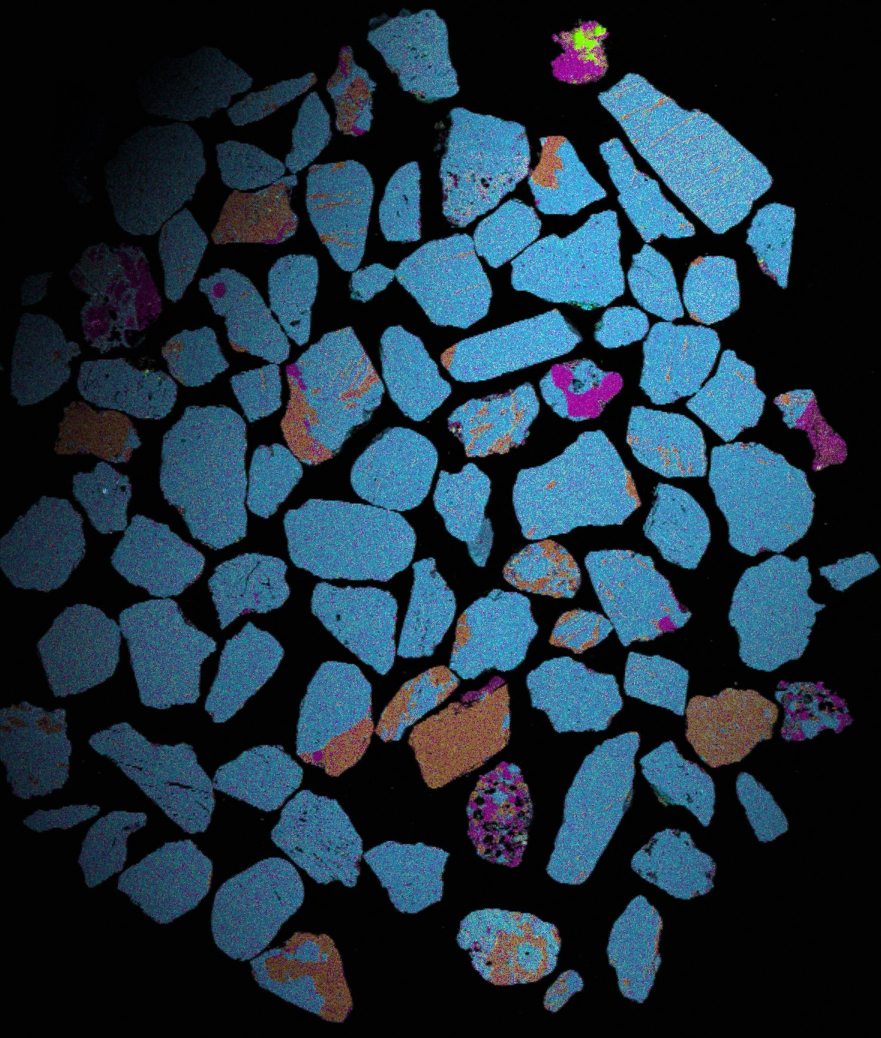
#> input picture To_be_Aligned/USU-4183B 150-250 Elemental Map.jpeg, 1762 x 2076 px (shown at 1/2 size); its folder holds 4 pictures in this run
$ jupyter execute 1_Align_with_different_elementary_maps.ipynb
#> lines starting #> are read from the running program, lines starting #| are printed output that depends on the picture
[cell 1]
"""
    1. Segmentation result is based on composite/stacking elementary map.
    However, legend and the region outside the EDS mapping area need to be cropped out first
    2. Afterwards, the matching adjustment or alignment is necessary to make sure the segmented coordinates obtained
    from the composite map (multiple elemental maps stacked together) can be used to extract the same grain from the single elementary maps.
"""

[cell 2]
import cv2
import os
import numpy as np

# Single Pair Test - with check of size discrepancy

[cell 3]
def generate_image_path_list(input_directory, keyword):
    """
        keyword decides the second image in the list

    """
#> called with input_directory = 'To_be_Aligned', keyword = 'Si'
    # Get a list of all files in the input directory
    all_files = os.listdir(input_directory)

    # Filter only image files (assuming .tiff, .png, .jpg extensions)
    image_files = [f for f in all_files if f.endswith(('.tiff', '.png', '.jpg', '.jpeg', '.bmp'))]

    # Initialize placeholders for the special cases
    elemental_image = None
    keyword_image = None
    other_images = []

    # Loop through image files and classify them
    for image_file in image_files:
        if 'Elemental' in image_file:
            elemental_image = image_file
        elif keyword in image_file:
            keyword_image = image_file
        else:
            other_images.append(image_file)

    # Start building the final image path list
    image_path_list = []

    # Add 'Elemental' image first if it exists
    if elemental_image:
        image_path_list.append(os.path.join(input_directory, elemental_image))

    # Add keyword-based image second if it exists
    if keyword_image:
        image_path_list.append(os.path.join(input_directory, keyword_image))

    # Add the remaining casual images
    for other_image in other_images:
        image_path_list.append(os.path.join(input_directory, other_image))

    # Output and print the final image path list
    print("Generated Image Path List:")
    for path in image_path_list:
        print(path)

    return image_path_list

[cell 4]
'''
    the keyword was 'Si' in this case, so in the generated list, it's the second image. That's just my preference of always comparing with Si map with the composite map first.

'''

[cell 5]
# Example usage:
input_directory = 'To_be_Aligned'  # Specify your input directory
image_paths = generate_image_path_list(input_directory, keyword='Si')

# Single Pair Test

[cell 6]
def align_images_with_affine(image1, image2):
    # Convert images to grayscale
    gray1 = cv2.cvtColor(image1, cv2.COLOR_BGR2GRAY)
    gray2 = cv2.cvtColor(image2, cv2.COLOR_BGR2GRAY)

    # Initialize ORB detector
    orb = cv2.ORB_create(nfeatures=5000)

    # Detect key points and descriptors
    keypoints1, descriptors1 = orb.detectAndCompute(gray1, None)
    keypoints2, descriptors2 = orb.detectAndCompute(gray2, None)

    # Create BFMatcher object
    bf = cv2.BFMatcher(cv2.NORM_HAMMING, crossCheck=True)

    # Match descriptors
    matches = bf.match(descriptors1, descriptors2)

    # Sort matches by distance and retain the best ones
    matches = sorted(matches, key=lambda x: x.distance)[:30]  # Use the top 30 matches

    # Extract locations of good matches
    points1 = np.zeros((len(matches), 2), dtype=np.float32)
    points2 = np.zeros((len(matches), 2), dtype=np.float32)

    for i, match in enumerate(matches):
        points1[i, :] = keypoints1[match.queryIdx].pt
        points2[i, :] = keypoints2[match.trainIdx].pt

    # Find the affine transformation (instead of homography) for simplicity in alignment
    affine_matrix, mask = cv2.estimateAffinePartial2D(points2, points1, method=cv2.RANSAC)

    # Use the affine transformation to warp image2 to align with image1
    height, width, channels = image1.shape
    aligned_image2 = cv2.warpAffine(image2, affine_matrix, (width, height))

    return aligned_image2, affine_matrix

[cell 7]
# Main function
def main():
    """
    The first in the image list is the composite image;
    the second is the main referenced image.
    """
    # Read the images
    images = [cv2.imread(path) for path in image_paths]
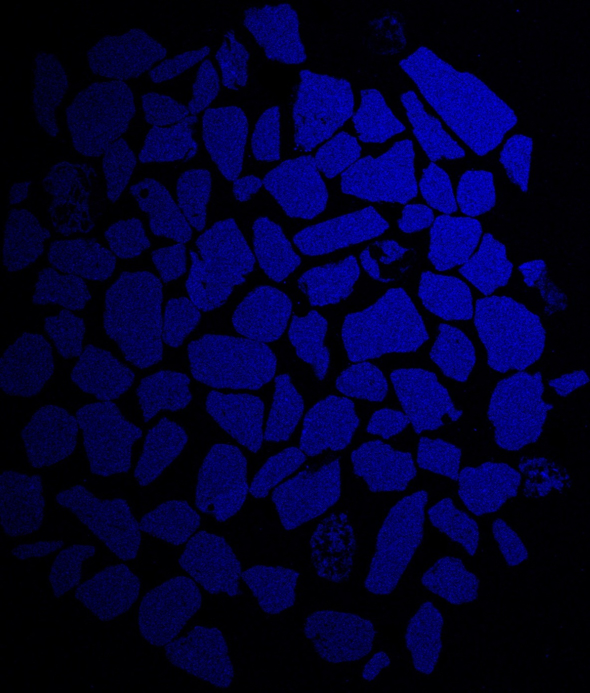
#> input picture To_be_Aligned/USU-4183B 150-250 Al Map.jpeg, 1180 x 1385 px (shown at 1/2 size)
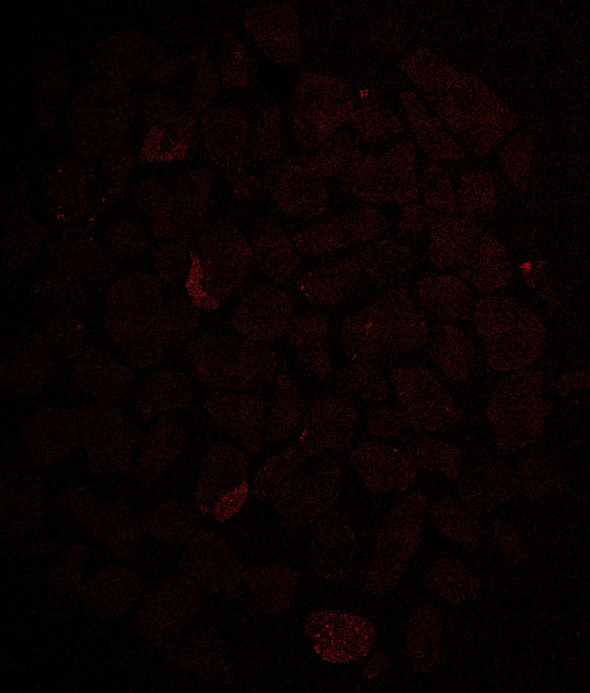
#> input picture To_be_Aligned/USU-4183B 150-250 Ca Map.jpeg, 1180 x 1385 px (shown at 1/2 size)
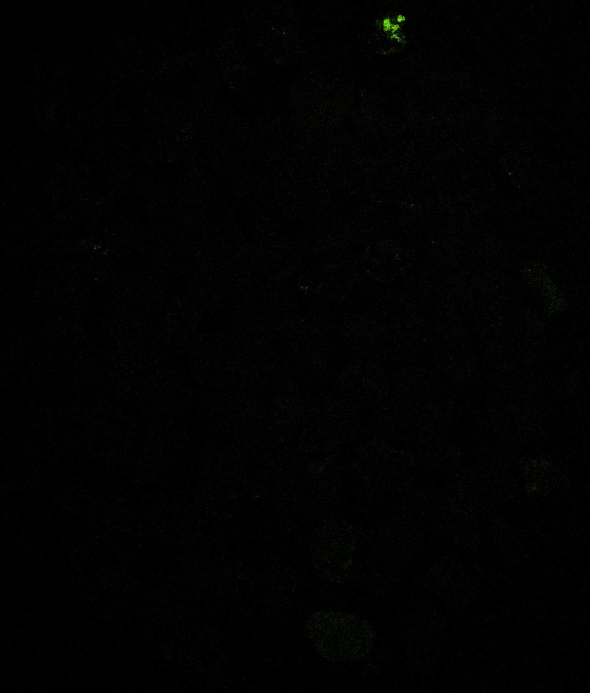
#> input picture To_be_Aligned/USU-4183B 150-250 Fe Map.jpeg, 1180 x 1385 px (shown at 1/2 size)
#> images = 4 items

    # Use the first two images for initial alignment calculation
    composite_image = images[0]
#> composite_image is the input picture: shape (2076, 1762, 3); mean B, G, R 62.5, 49.1, 30.6
    imageA = images[1]
#> imageA is the input picture: shape (1385, 1180, 3); mean B, G, R 47.3, 1, 1.3
    aligned_imageA, affine_matrix = align_images_with_affine(composite_image, imageA)
#> in align_images_with_affine, `gray1 = cv2.cvtColor(image1, cv2.COLOR_BGR2GRAY)`:
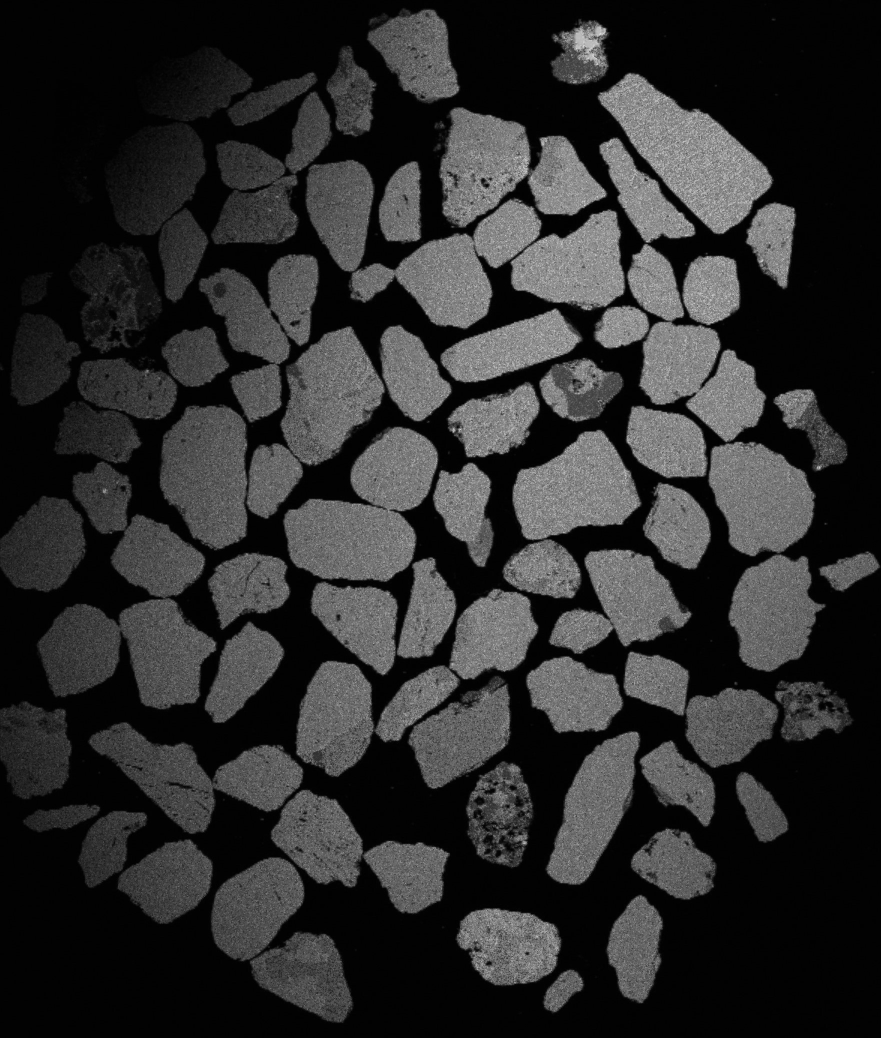
#> gray1: shape (2076, 1762) (shown at 1/2 size); min 0, max 231, mean 45.1
#> in align_images_with_affine, `gray2 = cv2.cvtColor(image2, cv2.COLOR_BGR2GRAY)`:
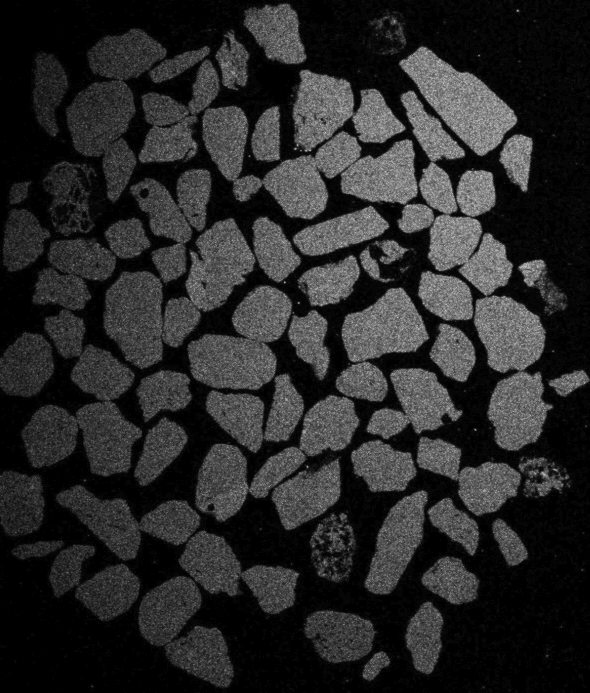
#> gray2: shape (1385, 1180) (shown at 1/2 size); min 0, max 39, mean 6.3; drawn with min black and max white
#> in align_images_with_affine, `keypoints1, descriptors1 = orb.detectAndCompute(gray1, None)`: keypoints1 = 5000 keypoints; strongest (x, y, size): (1210, 58, 44.6), (1210, 59, 37.2), (1208, 387, 111.1), (1210, 57, 53.6)
#> in align_images_with_affine, `keypoints2, descriptors2 = orb.detectAndCompute(gray2, None)`: keypoints2 = 17 keypoints; strongest (x, y, size): (569, 564, 31), (597, 605, 31), (595, 290, 31), (951, 859, 31)
#> in align_images_with_affine, `matches = bf.match(descriptors1, descriptors2)`: matches = 15 matches
#> in align_images_with_affine, `points1 = np.zeros((len(matches), 2), dtype=np.float32)`: points1 = 15 rows, first 8: [0, 0], [0, 0], [0, 0], [0, 0], [0, 0], [0, 0], [0, 0], [0, 0]
#> in align_images_with_affine, `points2 = np.zeros((len(matches), 2), dtype=np.float32)`: points2 has the same summary as points1
#> the loop in align_images_with_affine, `for i, match in enumerate(matches):` made 15 passes
#> after the loop in align_images_with_affine, `for i, match in enumerate(matches):`: points1 = 15 rows, first 8: [1645.3, 1209.3], [1027.7, 574.8], [1644.8, 1209.3], [1278, 1788.6], [1567.6, 570.3], [705, 591], [930.2, 450.7], [1194, 48]; points2 = 15 rows, first 8: [596.2, 604.8], [568.8, 564], [596.2, 604.8], [568.8, 564.5], [596.4, 604.8], [569, 564], [620, 301], [595, 290]
#> in align_images_with_affine, `affine_matrix, mask = cv2.estimateAffinePartial2D(points2, points1, me..`: affine_matrix = [[-322.5, 2662.6, -1416465.9], [-2662.6, -322.5, 1783574.5]]; mask = [1, 0, 1, 0, 1, 0, 0, 0, 0, 0, 0, 0, 0, 0, 0]
#> in align_images_with_affine, `aligned_image2 = cv2.warpAffine(image2, affine_matrix, (width, height))`:
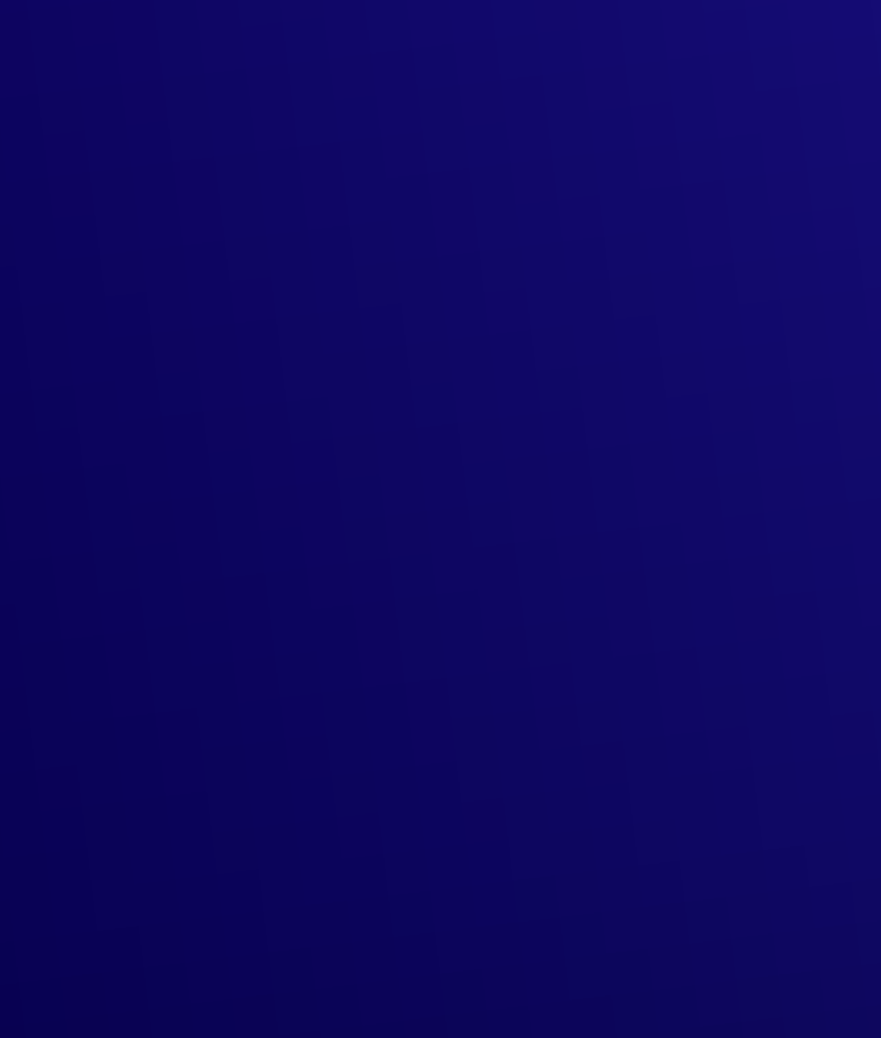
#> aligned_image2: shape (2076, 1762, 3) (shown at 1/2 size); mean B, G, R 97.9, 6.2, 13.8

    # Create output directory named after the composite image under 'Aligned'
    composite_image_name = os.path.basename(image_paths[0]).split('.')[0]
    output_dir = os.path.join('Aligned', composite_image_name)
    if not os.path.exists(output_dir):
        os.makedirs(output_dir)

    # Save the aligned composite image and aligned imageA
    cv2.imwrite(os.path.join(output_dir, f"{composite_image_name}_aligned.png"), composite_image)
    cv2.imwrite(os.path.join(output_dir, f"{os.path.splitext(os.path.basename(image_paths[1]))[0]}_aligned.png"), aligned_imageA)

    # Apply the same affine transformation to the rest of the images and save them
    for image_path in image_paths[2:]:
        image = cv2.imread(image_path)
#> image is the input picture: shape (1385, 1180, 3); mean B, G, R 2, 1.9, 10.2
        aligned_image = cv2.warpAffine(image, affine_matrix, (composite_image.shape[1], composite_image.shape[0]))

        aligned_image_path = os.path.join(output_dir, f"{os.path.splitext(os.path.basename(image_path))[0]}_aligned.png")
        cv2.imwrite(aligned_image_path, aligned_image)

    print(f"All aligned images have been saved in the directory: {output_dir}")

if __name__ == "__main__":
    main()
